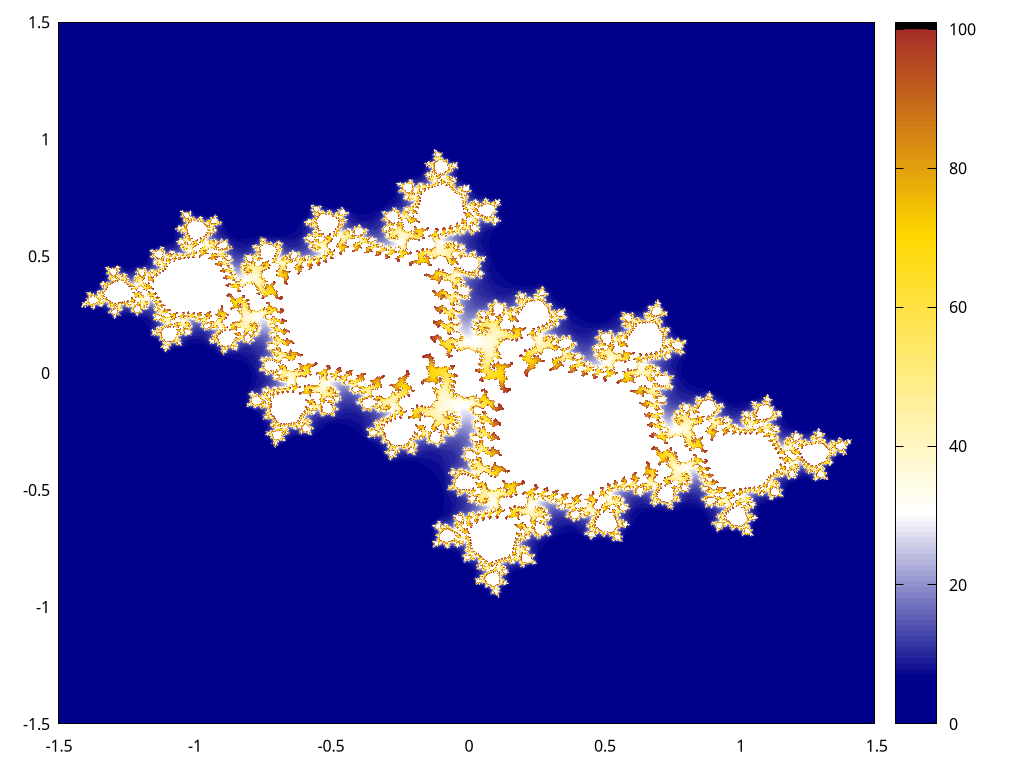

Source code (gnuplot):
# gnuplot: vykreslení Mandelbrotovy množiny
set palette defined \
  (0 'dark-blue',6 'dark-blue',30 'white',70 'gold',100 'brown',100.001 'black',101 'black')
set cbrange [0:101]
set terminal pngcairo size 1024,768
# set term pngcairo size 2048,1536
set output 'fraktal.png'
unset key
# unset xtics; unset ytics
plot 'points.dat' using 1:2:3 with dots palette
# plot 'mandelbrot.dat' using 1:2:3 with dots palette
set output
